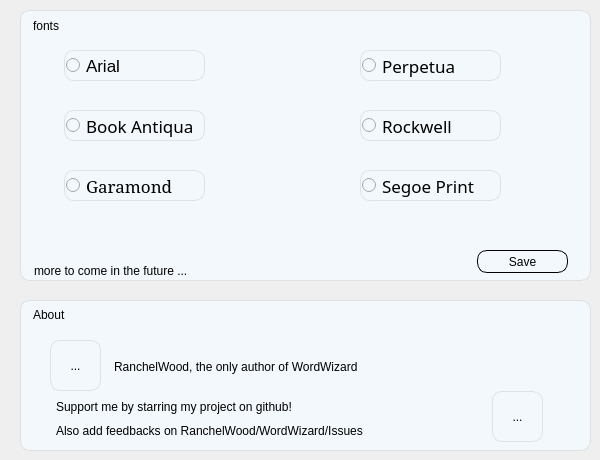
        <widget class="QWidget" name="page_4">
         <widget class="QFrame" name="frame_8">
          <property name="geometry">
           <rect>
            <x>20</x>
            <y>10</y>
            <width>571</width>
            <height>271</height>
           </rect>
          </property>
          <property name="styleSheet">
           <string notr="true">*{
background-color: rgb(243, 248, 252);
border: 1px solid  rgba(204, 204, 204, 0.5);
border-radius: 10px;
        padding: 10px;
}
QFrame:hover {
border: 3px solid rgba(85, 170, 255,0.2);
		padding:7px
}</string>
          </property>
          <property name="frameShape">
           <enum>QFrame::StyledPanel</enum>
          </property>
          <property name="frameShadow">
           <enum>QFrame::Raised</enum>
          </property>
          <widget class="QLabel" name="label_3">
           <property name="geometry">
            <rect>
             <x>9</x>
             <y>5</y>
             <width>111</width>
             <height>21</height>
            </rect>
           </property>
           <property name="styleSheet">
            <string notr="true">background: none;
border: none ;
padding: 1px</string>
           </property>
           <property name="text">
            <string>fonts</string>
           </property>
          </widget>
          <widget class="QRadioButton" name="radioButton">
           <property name="geometry">
            <rect>
             <x>44</x>
             <y>40</y>
             <width>141</width>
             <height>31</height>
            </rect>
           </property>
           <property name="autoFillBackground">
            <bool>false</bool>
           </property>
           <property name="styleSheet">
            <string notr="true">*{
padding: 1px ;
font-family: Arial ;
font-size: 17px
}

QRadioButton:hover{
	
	border-color: rgb(19, 112, 243);
	color: rgb(53, 132, 245);
	
	background-color: rgb(224, 234, 253);

}
</string>
           </property>
           <property name="text">
            <string>Arial</string>
           </property>
          </widget>
          <widget class="QRadioButton" name="radioButton_2">
           <property name="geometry">
            <rect>
             <x>44</x>
             <y>100</y>
             <width>141</width>
             <height>31</height>
            </rect>
           </property>
           <property name="styleSheet">
            <string notr="true">*{
padding: 1px ;
font-family:Book Antiqua ;
font-size: 17px
}

QRadioButton:hover{
	
	border-color: rgb(19, 112, 243);
	color: rgb(53, 132, 245);
	
	background-color: rgb(224, 234, 253);

}
</string>
           </property>
           <property name="text">
            <string>Book Antiqua</string>
           </property>
          </widget>
          <widget class="QRadioButton" name="radioButton_3">
           <property name="geometry">
            <rect>
             <x>340</x>
             <y>40</y>
             <width>141</width>
             <height>31</height>
            </rect>
           </property>
           <property name="styleSheet">
            <string notr="true">*{
padding: 1px ;
font-family: Perpetua ;
font-size: 17px
}

QRadioButton:hover{
	
	border-color: rgb(19, 112, 243);
	color: rgb(53, 132, 245);
	
	background-color: rgb(224, 234, 253);

}
</string>
           </property>
           <property name="text">
            <string>Perpetua</string>
           </property>
          </widget>
          <widget class="QRadioButton" name="radioButton_4">
           <property name="geometry">
            <rect>
             <x>44</x>
             <y>160</y>
             <width>141</width>
             <height>31</height>
            </rect>
           </property>
           <property name="styleSheet">
            <string notr="true">*{
padding: 1px ;
font-family: Garamond ;
font-size: 17px
}

QRadioButton:hover{
	
	border-color: rgb(19, 112, 243);
	color: rgb(53, 132, 245);
	
	background-color: rgb(224, 234, 253);

}
</string>
           </property>
           <property name="text">
            <string>Garamond</string>
           </property>
          </widget>
          <widget class="QRadioButton" name="radioButton_5">
           <property name="geometry">
            <rect>
             <x>340</x>
             <y>100</y>
             <width>141</width>
             <height>31</height>
            </rect>
           </property>
           <property name="styleSheet">
            <string notr="true">*{
padding: 1px ;
font-family: Rockwell ;
font-size: 17px
}

QRadioButton:hover{
	
	border-color: rgb(19, 112, 243);
	color: rgb(53, 132, 245);
	
	background-color: rgb(224, 234, 253);

}
</string>
           </property>
           <property name="text">
            <string>Rockwell</string>
           </property>
          </widget>
          <widget class="QRadioButton" name="radioButton_6">
           <property name="geometry">
            <rect>
             <x>340</x>
             <y>160</y>
             <width>141</width>
             <height>31</height>
            </rect>
           </property>
           <property name="styleSheet">
            <string notr="true">*{
padding: 1px ;
font-family: Segoe Print ;
font-size: 17px
}

QRadioButton:hover{
	
	border-color: rgb(19, 112, 243);
	color: rgb(53, 132, 245);
	
	background-color: rgb(224, 234, 253);

}
</string>
           </property>
           <property name="text">
            <string>Segoe Print</string>
           </property>
          </widget>
          <widget class="QLabel" name="label_5">
           <property name="geometry">
            <rect>
             <x>10</x>
             <y>250</y>
             <width>251</width>
             <height>21</height>
            </rect>
           </property>
           <property name="styleSheet">
            <string notr="true">background: none;
border: none ;
padding: 1px</string>
           </property>
           <property name="text">
            <string>more to come in the future ...</string>
           </property>
          </widget>
          <widget class="QPushButton" name="save_font_btn">
           <property name="geometry">
            <rect>
             <x>457</x>
             <y>240</y>
             <width>91</width>
             <height>23</height>
            </rect>
           </property>
           <property name="styleSheet">
            <string notr="true">*{background-color: rgb(243, 248, 252);
border: 1px solid rgb(0, 0, 0);
border-radius: 10px;
        padding: 1px;
}

QPushButton:hover{
	
	border-color: rgb(19, 112, 243);
	color: rgb(53, 132, 245);
	
	background-color: rgb(224, 234, 253);

}

</string>
           </property>
           <property name="text">
            <string>Save</string>
           </property>
          </widget>
         </widget>
         <widget class="QFrame" name="frame_9">
          <property name="geometry">
           <rect>
            <x>20</x>
            <y>300</y>
            <width>571</width>
            <height>151</height>
           </rect>
          </property>
          <property name="styleSheet">
           <string notr="true">*{
background-color: rgb(243, 248, 252);
border: 1px solid  rgba(204, 204, 204, 0.5);
border-radius: 10px;
        padding: 10px;
}
QFrame:hover {
border: 3px solid rgba(85, 170, 255,0.2);
		padding:7px
}</string>
          </property>
          <property name="frameShape">
           <enum>QFrame::StyledPanel</enum>
          </property>
          <property name="frameShadow">
           <enum>QFrame::Raised</enum>
          </property>
          <widget class="QLabel" name="label_6">
           <property name="geometry">
            <rect>
             <x>9</x>
             <y>4</y>
             <width>111</width>
             <height>21</height>
            </rect>
           </property>
           <property name="styleSheet">
            <string notr="true">background: none;
border: none ;
padding: 1px</string>
           </property>
           <property name="text">
            <string>About</string>
           </property>
          </widget>
          <widget class="QToolButton" name="toolButton_2">
           <property name="geometry">
            <rect>
             <x>30</x>
             <y>40</y>
             <width>51</width>
             <height>51</height>
            </rect>
           </property>
           <property name="styleSheet">
            <string notr="true">*{background: transparent;
padding: 1px
}

QToolButton:hover{
background-color: rgb(224, 234, 253);

}</string>
           </property>
           <property name="text">
            <string>...</string>
           </property>
           <property name="icon">
            <iconset>
             <normaloff>icons/ranchelwood.png</normaloff>icons/ranchelwood.png</iconset>
           </property>
           <property name="iconSize">
            <size>
             <width>45</width>
             <height>45</height>
            </size>
           </property>
          </widget>
          <widget class="QLabel" name="label_7">
           <property name="geometry">
            <rect>
             <x>90</x>
             <y>56</y>
             <width>411</width>
             <height>21</height>
            </rect>
           </property>
           <property name="styleSheet">
            <string notr="true">background: none;
border: none ;
padding: 1px</string>
           </property>
           <property name="text">
            <string>RanchelWood, the only author of WordWizard</string>
           </property>
          </widget>
          <widget class="QLabel" name="label_12">
           <property name="geometry">
            <rect>
             <x>32</x>
             <y>96</y>
             <width>411</width>
             <height>21</height>
            </rect>
           </property>
           <property name="styleSheet">
            <string notr="true">background: none;
border: none ;
padding: 1px</string>
           </property>
           <property name="text">
            <string>Support me by starring my project on github! </string>
           </property>
          </widget>
          <widget class="QLabel" name="label_13">
           <property name="geometry">
            <rect>
             <x>32</x>
             <y>120</y>
             <width>421</width>
             <height>21</height>
            </rect>
           </property>
           <property name="styleSheet">
            <string notr="true">background: none;
border: none ;
padding: 1px</string>
           </property>
           <property name="text">
            <string>Also add feedbacks on RanchelWood/WordWizard/Issues</string>
           </property>
          </widget>
          <widget class="QToolButton" name="toolButton_3">
           <property name="geometry">
            <rect>
             <x>472</x>
             <y>91</y>
             <width>51</width>
             <height>51</height>
            </rect>
           </property>
           <property name="styleSheet">
            <string notr="true">*{background: transparent;
padding: 1px
}

QToolButton:hover{
background-color: rgb(224, 234, 253);

}</string>
           </property>
           <property name="text">
            <string>...</string>
           </property>
           <property name="icon">
            <iconset>
             <normaloff>github-mark/github-mark.png</normaloff>github-mark/github-mark.png</iconset>
           </property>
           <property name="iconSize">
            <size>
             <width>40</width>
             <height>40</height>
            </size>
           </property>
          </widget>
         </widget>
        </widget>
